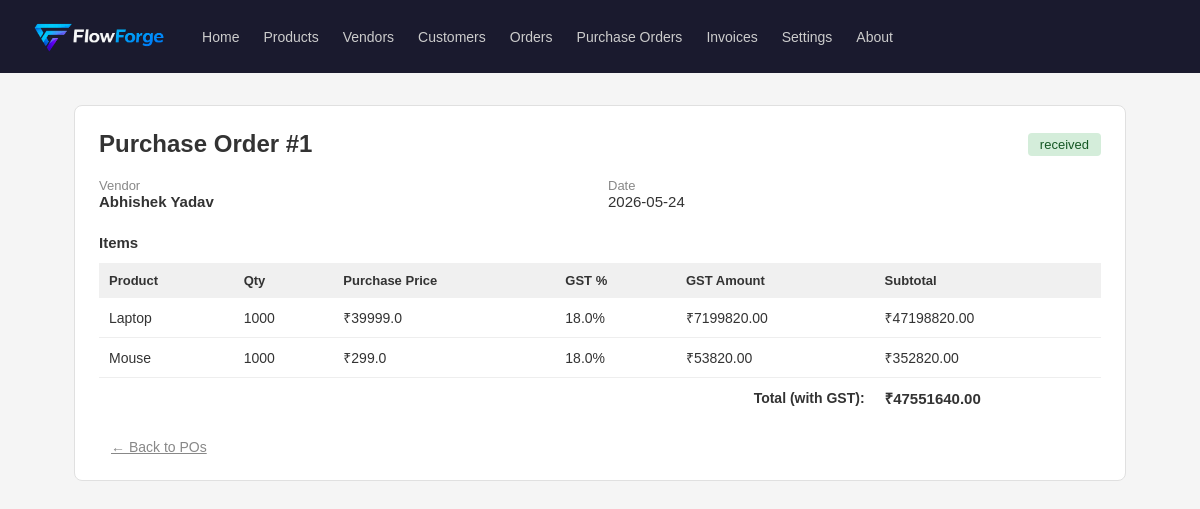
Screenshot of /purchase-orders/1 with the database file from the repository.
### tables this page shows
CREATE TABLE purchase_orders (
            id INTEGER PRIMARY KEY AUTOINCREMENT,
            vendor_id INTEGER NOT NULL,
            status TEXT DEFAULT 'pending',
            total_amount REAL DEFAULT 0,
            created_at TIMESTAMP DEFAULT CURRENT_TIMESTAMP,
            FOREIGN KEY (vendor_id) REFERENCES vendors(id)
        );

CREATE TABLE vendors (
            id INTEGER PRIMARY KEY AUTOINCREMENT,
            name TEXT NOT NULL,
            email TEXT,
            phone TEXT,
            address TEXT
        );

CREATE TABLE purchase_order_items (
            id INTEGER PRIMARY KEY AUTOINCREMENT,
            po_id INTEGER NOT NULL,
            product_id INTEGER NOT NULL,
            quantity INTEGER NOT NULL,
            unit_price REAL NOT NULL,
            gst_percent REAL DEFAULT 0,
            FOREIGN KEY (po_id) REFERENCES purchase_orders(id),
            FOREIGN KEY (product_id) REFERENCES products(id)
        );

CREATE TABLE products (
            id INTEGER PRIMARY KEY AUTOINCREMENT,
            name TEXT NOT NULL,
            sku TEXT UNIQUE NOT NULL,
            purchase_price REAL NOT NULL DEFAULT 0,
            unit_price REAL NOT NULL,
            gst_percent REAL DEFAULT 0,
            stock_qty INTEGER DEFAULT 0,
            description TEXT
        );

### App.py (the view)
@app.route('/purchase-orders/<int:id>')
def po_detail(id):
    db = get_db()
    po = db.execute('''
        SELECT purchase_orders.*, vendors.name as vendor_name
        FROM purchase_orders
        JOIN vendors ON purchase_orders.vendor_id = vendors.id
        WHERE purchase_orders.id = ?
    ''', (id,)).fetchone()
    if not po:
        flash("Purchase Order nahi mila!", "danger")
        return redirect(url_for('po_list'))
    items = db.execute('''
        SELECT purchase_order_items.*, products.name as product_name
        FROM purchase_order_items
        JOIN products ON purchase_order_items.product_id = products.id
        WHERE purchase_order_items.po_id = ?
    ''', (id,)).fetchall()
    db.close()
    return render_template('purchase_orders/detail.html', po=po, items=items)

### database.py (called while the page is built)
def get_db():
    conn = sqlite3.connect(DATABASE)
    conn.row_factory = sqlite3.Row
    return conn

### templates/purchase_orders/detail.html (shortened to what this page needs)
{% extends "base.html" %}
{% block content %}
<div class="card">
    <div style="display: flex; justify-content: space-between; align-items: center;">
        <h2>Purchase Order #{{ po['id'] }}</h2>
        <span style="
            background: {% if po['status'] == 'received' %}#d4edda{% elif po['status'] == 'pending' %}#fff3cd{% else %}#f8d7da{% endif %};
            color: {% if po['status'] == 'received' %}#155724{% elif po['status'] == 'pending' %}#856404{% else %}#721c24{% endif %};
            padding: 4px 12px; border-radius: 4px; font-size: 13px;">
            {{ po['status'] }}
        </span>
    </div>
    <div style="margin-top: 20px; display: grid; grid-template-columns: 1fr 1fr; gap: 16px;">
        <div>
            <p style="font-size: 13px; color: #888;">Vendor</p>
            <p style="font-size: 15px; font-weight: 600;">{{ po['vendor_name'] }}</p>
        </div>
        <div>
            <p style="font-size: 13px; color: #888;">Date</p>
            <p style="font-size: 15px;">{{ po['created_at'][:10] }}</p>
        </div>
    </div>
    <h3 style="margin-top: 24px; margin-bottom: 12px; font-size: 15px;">Items</h3>
    <table style="width: 100%; border-collapse: collapse;">
        <thead>
            <tr style="background: #f0f0f0;">
                <th style="padding: 10px; text-align: left; font-size: 13px;">Product</th>
                <th style="padding: 10px; text-align: left; font-size: 13px;">Qty</th>
                <th style="padding: 10px; text-align: left; font-size: 13px;">Purchase Price</th>
                <th style="padding: 10px; text-align: left; font-size: 13px;">GST %</th>
                <th style="padding: 10px; text-align: left; font-size: 13px;">GST Amount</th>
                <th style="padding: 10px; text-align: left; font-size: 13px;">Subtotal</th>
            </tr>
        </thead>
        <tbody>
            {% for item in items %}
            <tr style="border-bottom: 1px solid #eee;">
                <td style="padding: 10px; font-size: 14px;">{{ item['product_name'] }}</td>
                <td style="padding: 10px; font-size: 14px;">{{ item['quantity'] }}</td>
                <td style="padding: 10px; font-size: 14px;">₹{{ item['unit_price'] }}</td>
                <td style="padding: 10px; font-size: 14px;">{{ item['gst_percent'] }}%</td>
                <td style="padding: 10px; font-size: 14px;">
                    ₹{{ "%.2f"|format(item['unit_price'] * item['quantity'] * item['gst_percent'] / 100) }}
                </td>
                <td style="padding: 10px; font-size: 14px;">
                    ₹{{ "%.2f"|format(item['unit_price'] * item['quantity'] * (1 + item['gst_percent']/100)) }}
                </td>
            </tr>
            {% endfor %}
        </tbody>
        <tfoot>
            <tr>
                <td colspan="5" style="padding: 10px; text-align: right;
                    font-weight: 600; font-size: 14px;">Total (with GST):</td>
                <td style="padding: 10px; font-weight: 600; font-size: 15px;">
                    ₹{{ "%.2f"|format(po['total_amount']) }}
                </td>
            </tr>
        </tfoot>
    </table>
    <div style="margin-top: 20px;">
        <a href="/purchase-orders" style="margin-left: 12px; font-size: 14px; color: #888;">
            ← Back to POs
        </a>
    </div>
</div>
{% endblock %}

### templates/base.html (style rules this page uses)
* { margin: 0; padding: 0; box-sizing: border-box; }
body { font-family: sans-serif; background: #f5f5f5; color: #333; }
.card { background: white; border-radius: 8px; padding: 24px; border: 1px solid #e0e0e0; }

### rows the page displays
purchase_orders: id "1", status "received", created_at "2026-05-24", total_amount "47551640.00"
vendors: vendor_name "Abhishek Yadav"
purchase_order_items: product_name "Laptop", quantity "1000", unit_price "39999.0", gst_percent "18.0", unit_price+quantity+gst_percent "7199820.00", unit_price+quantity+gst_percent "47198820.00"
purchase_order_items: product_name "Mouse", quantity "1000", unit_price "299.0", gst_percent "18.0", unit_price+quantity+gst_percent "53820.00", unit_price+quantity+gst_percent "352820.00"
